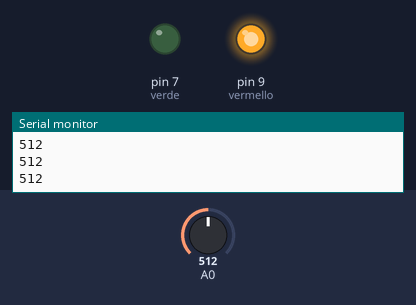
Recording of a sketch running on a simulated Arduino Uno, built with avr-gcc and run on an emulated ATmega328P. Parts: output pins drawn as LEDs (lit = HIGH), the last lines printed to the serial monitor. Inputs (shaded band) come from the test bench; at power-on: A0 = 512.

Above: at 1.2 s.
1.3 s: A0 set to 482
At 2.5 s:
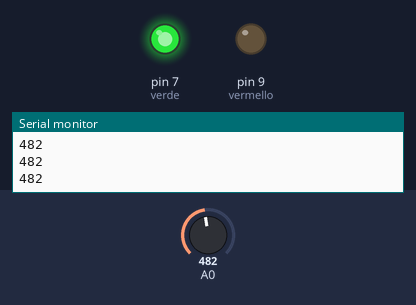
2.8 s: A0 set to 510
At 3.4 s:
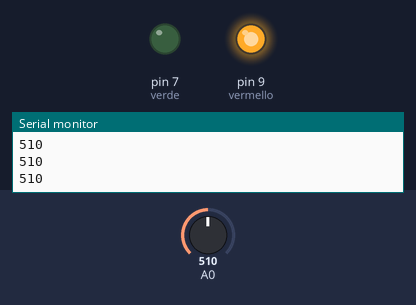
4.3 s: A0 set to 490
At 4.7 s:
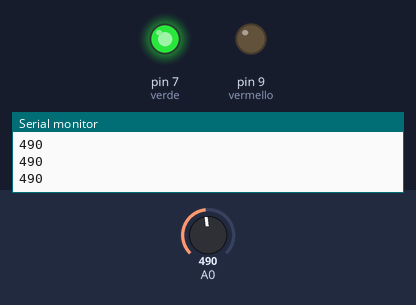
Timing chart, 0 to 7.3 s (numbered marks = the images above; inputs shaded):
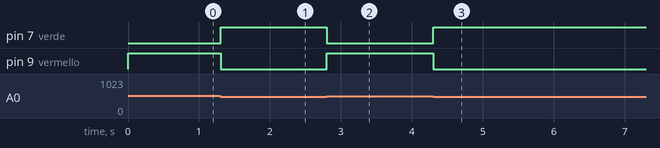

Measured:
- the behaviour switches between 501 and 500 on A0 (found by bisection; images 0 and 1)
- after the input at 1.3 s, pin 7 (verde): LOW → HIGH at once; pin 9 (vermello): HIGH → LOW at once
- after the input at 2.8 s, pin 7 (verde): HIGH → LOW at once; pin 9 (vermello): LOW → HIGH at once
- after the input at 4.3 s, pin 7 (verde): LOW → HIGH at once; pin 9 (vermello): HIGH → LOW at once

The sketch:

interaccionando.ino
```cpp
/* Neste programa imos ver como relacionar unha entrada cunha saida.
Isto nos vai permitir que Arduino execute accións en función de como
sexan as entradas, o cal mola moito.
Temos que conectar dous LEDs coa súa correspondente resistencia,
un verde ao pin 7 e un vermello ao pin 9. O potenciómetro o
coloco como no exercicio anterior, un extremo ao 5V, outro ao GND
e a patilla central a A0.
*/


//isto e novo, aqui declaro unhas variables, algo asi como dicir que de
//agora en diante, ao numero 7 lle chamo verde e ao 9 vermello.
int verde=7;
int vermello=9;

//preparo todo como xa explicamos outras veces
void setup(){
pinMode(verde,OUTPUT);
pinMode(vermello,OUTPUT);
Serial.begin(9600);
}


void loop(){
//chamolle valorPote a lectura de A0, que estaba entre 0 e 1023
int valorPote=analogRead(A0);

Serial.println(valorPote);

//se valorPote e maior de 500
if (valorPote>500) {
//encende o vermello
digitalWrite(vermello,HIGH);
//apaga o verde
digitalWrite(verde,LOW);
	}
//en calquera outro caso
else {
//apaga o vermello
digitalWrite(vermello,LOW);
//e encende o verde
digitalWrite(verde,HIGH);
}


delay(10);
}
```
